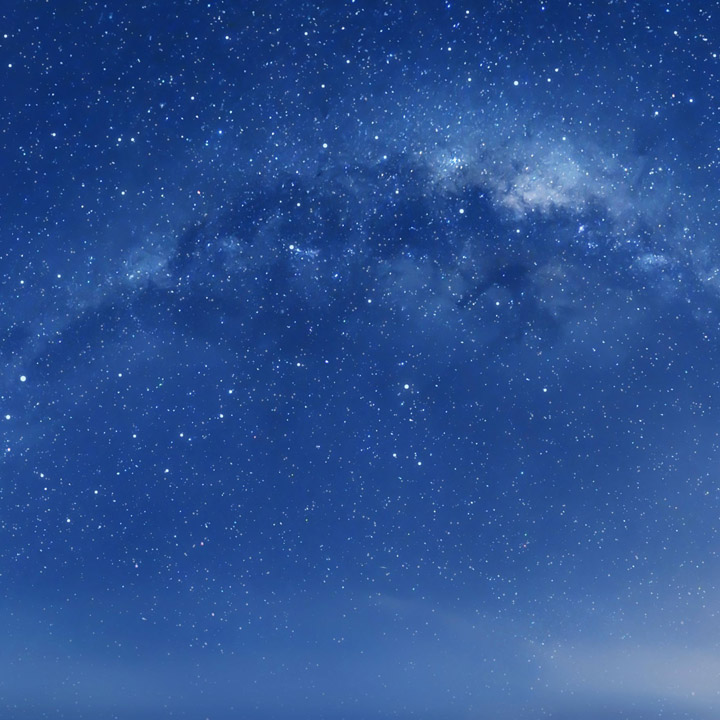
#> input picture images_taller/fondo.jpg, 720 x 720 px, given in place of charmander.jpg, which was not available
$ python Clase_4_inv_color.py
#> lines starting #> are read from the running program, lines starting #| are printed output that depends on the picture; pictures that were not available may be replaced by others from this repository, and a replacement may not be noted
import numpy as np
import matplotlib.pyplot as plt
from PIL import Image #Para sumar imagenes de distintos tamanos

#plt ya lee como array, no es necesrio np primero
img = plt.imread('imagenes/charmander.jpg')/255 #/255 para normalizar

imgN = 1 - img

plt.subplot(3, 3, 1)
plt.imshow(img)
plt.title("Imagen Original")
plt.axis('off')

plt.subplot(3, 3, 2)
plt.imshow(imgN)
plt.title("Imagen negativa")
plt.axis('off')

#Al sumar dos matrices, se obtiene una nueva matriz donde cada elemento es la suma de los elementos correspondientes de las matrices originales.
img2 = plt.imread('imagenes/pina.webp')/255
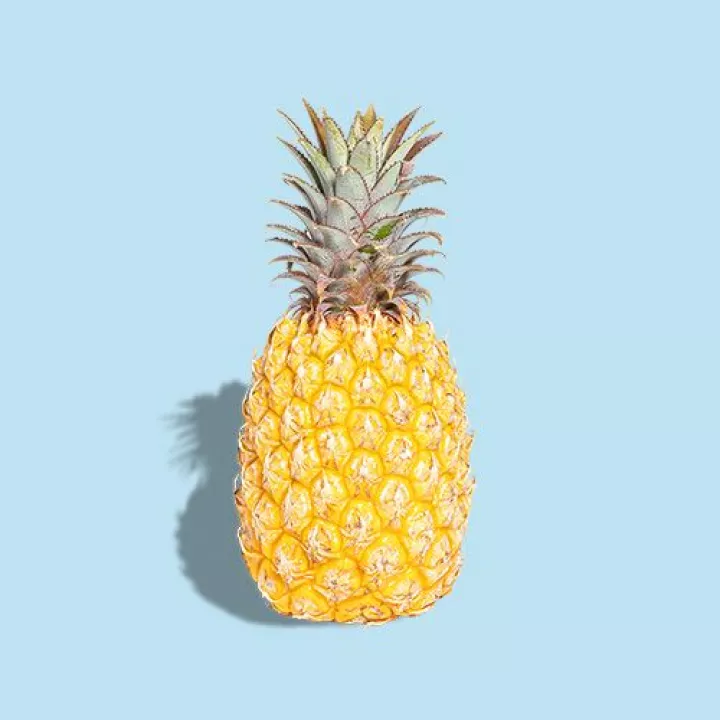
#> input picture imagenes/pina.webp, 720 x 720 px, found by its file name

img_fus = (img + img2)/2 #sobre 2 ya que al ser del mismo tamano se pasa de 1 la suma, 1+1=2, y se saldria de la normalizacion
plt.subplot(3, 3, 3)
plt.imshow(img_fus)
plt.title("Imagen fusionada")
plt.axis('off')

#DISTINTO TAMANO
#Image ya no abre array, abre PIL
img1 = Image.open('imagenes/gato_nerd.jpg')
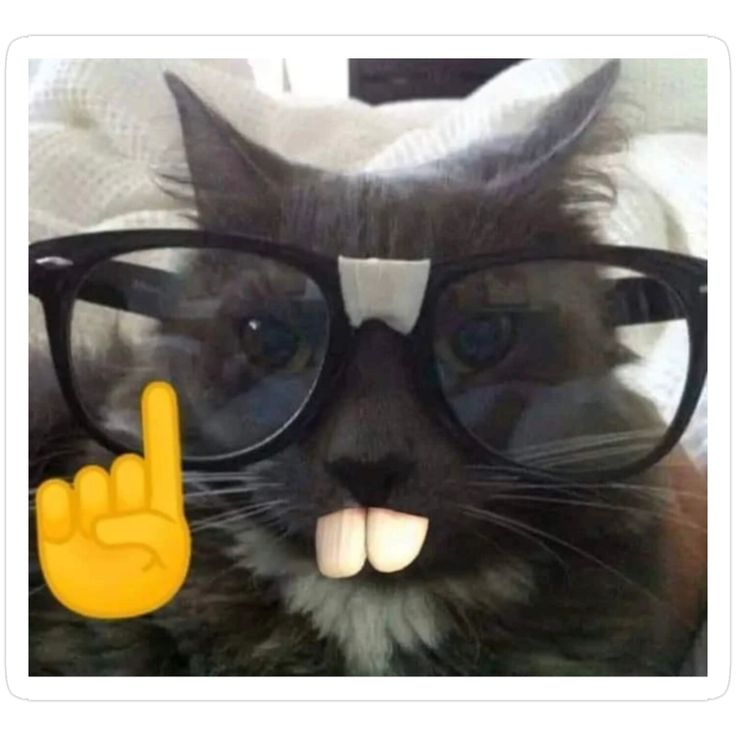
#> input picture imagenes/gato_nerd.jpg, 736 x 736 px, found by its file name
#> img1 is the input picture: PIL image 736x736 RGB; mean R, G, B 137.7, 132.6, 123.2
img2 = Image.open('imagenes/fondo.jpeg')
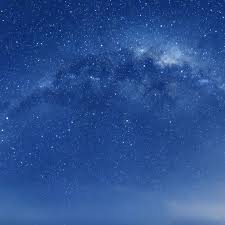
#> input picture imagenes/fondo.jpeg, 225 x 225 px, found by its file name
#> img2 is the input picture: PIL image 225x225 RGB; mean R, G, B 43.6, 81.1, 146.4

img2_resize = img2.resize(img1.size) #redimensionar la segunda imagen al tamano de la primera

img1 = np.array(img1)/255
#> img1: shape (736, 736, 3) float64
img2_resize = np.array(img2_resize)/255
#> img2_resize: shape (736, 736, 3) float64

img_fusionada = (img1 + img2_resize)/2
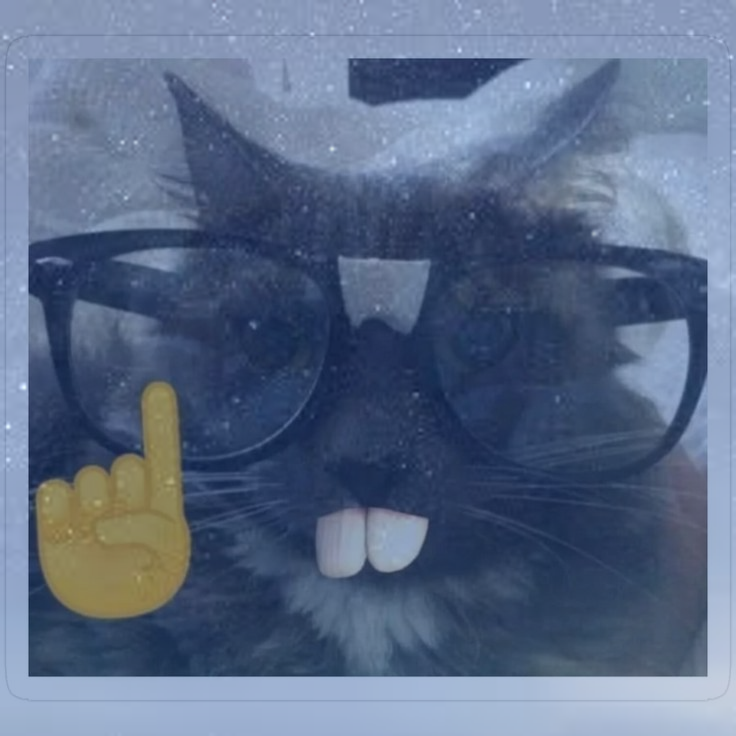
#> img_fusionada: shape (736, 736, 3) float64; mean R, G, B 0.356, 0.419, 0.529

plt.subplot(3, 3, 4)
plt.imshow(img_fusionada)
plt.title("Imagen fus resize")
plt.axis('off')


#SUMA PONDERADA DE IMAGENES (Una imagen tiene mas relevacion)
factor = 0.2
img_ponderada = img1*factor + img2_resize*(1-factor)
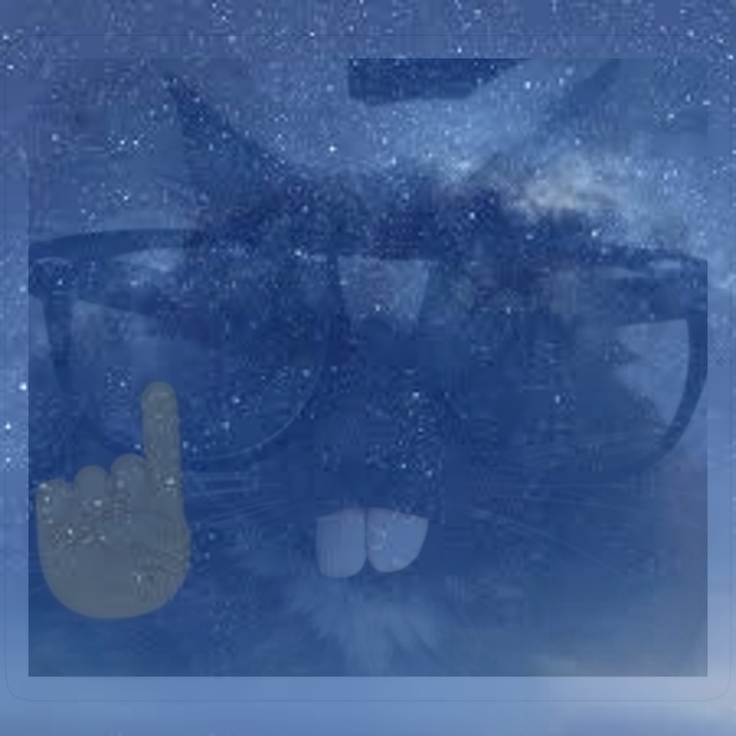
#> img_ponderada: shape (736, 736, 3) float64; mean R, G, B 0.245, 0.358, 0.556
plt.subplot(3, 3, 5)
plt.imshow(img_ponderada)
plt.title("Imagen ponderada")
plt.axis('off')

'''
ESCALA DE GRISES
Tecnica primedio, Igris = (R + G + B) / 3
'''
img_gris1 = (img[:,:,0] + img[:,:,1] + img[:,:,2]) / 3
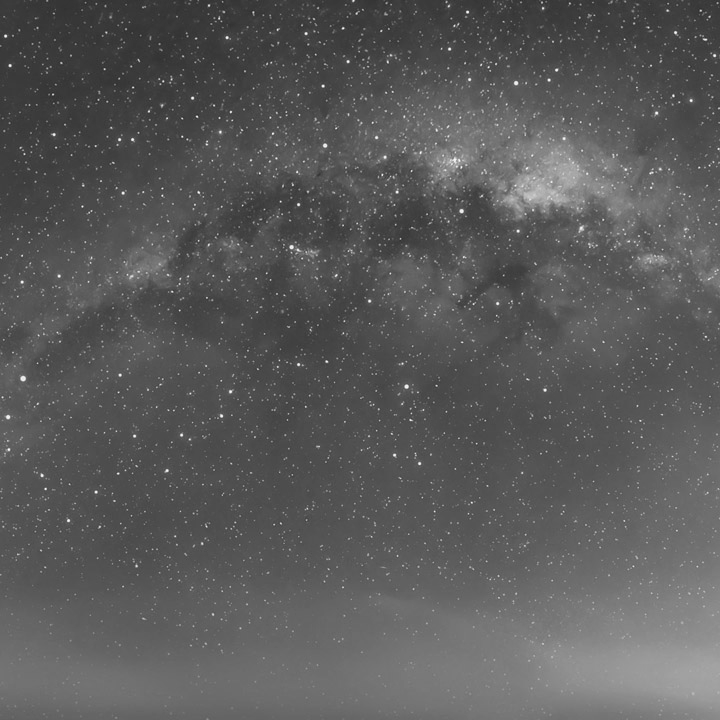
#> img_gris1: shape (720, 720) float64; min 0.171, max 0.993, mean 0.354
plt.subplot(3, 3, 6)
#En imshow se debe agregar el parametro cmap = gris para eliminar las
#3 dimensionas y quedar en una matriz bidimensional 2 dimensiones
plt.imshow(img_gris1, cmap='gray')
plt.title("Imagen gris promedio")
plt.axis('off')

'''
Tecnica de Luminosidad (ojo humano) Igris = 0.299*R + 0.587*G + 0.114*B
'''
img_luminosidad_gris2 = 0.299*img[:,:,0] + 0.587*img[:,:,1] + 0.114*img[:,:,2]
plt.subplot(3, 3, 7)
#En imshow se debe agregar el parametro cmap = gris
plt.imshow(img_luminosidad_gris2, cmap='gray')
plt.title("Img gris luminosa")
plt.axis('off')

'''
Tecnica tonalidad (Midgray) Igris = (max(R,G,B) + min(R,G,B)) / 2
'''
img_tonalidad_gris3 = (np.maximum(img[:,:,0], img[:,:,1], img[:,:,2]) +
                       np.minimum(img[:,:,0], img[:,:,1], img[:,:,2]))/2
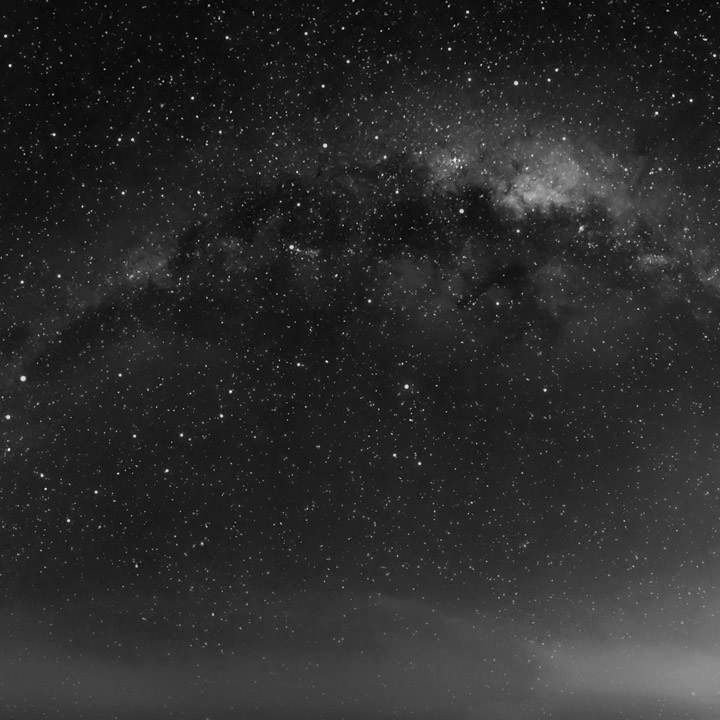
#> img_tonalidad_gris3: shape (720, 720) float64; min 0, max 0.984, mean 0.17
plt.subplot(3, 3, 8)
#En imshow se debe agregar el parametro cmap = gris
plt.imshow(img_tonalidad_gris3, cmap='gray')
plt.title("Imagen gris tonalidad")
plt.axis('off')

plt.show()
